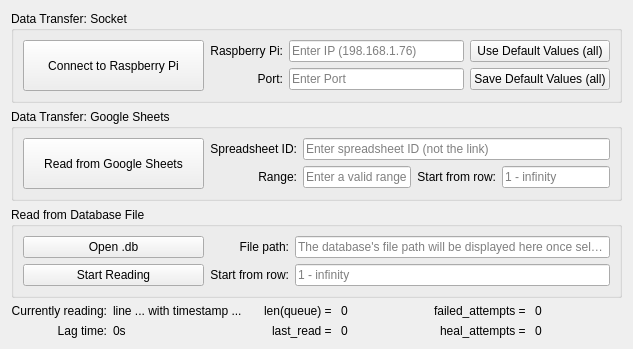
      <widget class="QWidget" name="tab_4">
       <attribute name="title">
        <string>Data Source</string>
       </attribute>
       <layout class="QVBoxLayout" name="verticalLayout_6">
        <item>
         <widget class="QGroupBox" name="groupBox_2">
          <property name="title">
           <string>Data Transfer: Socket</string>
          </property>
          <layout class="QHBoxLayout" name="horizontalLayout_4">
           <item>
            <widget class="QPushButton" name="connect_raspi_button">
             <property name="minimumSize">
              <size>
               <width>181</width>
               <height>51</height>
              </size>
             </property>
             <property name="text">
              <string>Connect to Raspberry Pi</string>
             </property>
            </widget>
           </item>
           <item>
            <layout class="QGridLayout" name="gridLayout_3">
             <item row="1" column="1">
              <widget class="QLineEdit" name="rpi_port_edit">
               <property name="placeholderText">
                <string>Enter Port</string>
               </property>
              </widget>
             </item>
             <item row="1" column="0">
              <widget class="QLabel" name="label_2">
               <property name="text">
                <string>Port:</string>
               </property>
               <property name="alignment">
                <set>Qt::AlignRight|Qt::AlignTrailing|Qt::AlignVCenter</set>
               </property>
              </widget>
             </item>
             <item row="1" column="2">
              <widget class="QPushButton" name="socket_def_save_button">
               <property name="text">
                <string>Save Default Values (all)</string>
               </property>
              </widget>
             </item>
             <item row="0" column="1">
              <widget class="QLineEdit" name="rpi_ip_edit">
               <property name="placeholderText">
                <string>Enter IP (198.168.1.76)</string>
               </property>
              </widget>
             </item>
             <item row="0" column="2">
              <widget class="QPushButton" name="socket_def_use_button">
               <property name="text">
                <string>Use Default Values (all)</string>
               </property>
              </widget>
             </item>
             <item row="0" column="0">
              <widget class="QLabel" name="label">
               <property name="text">
                <string>Raspberry Pi:</string>
               </property>
               <property name="alignment">
                <set>Qt::AlignRight|Qt::AlignTrailing|Qt::AlignVCenter</set>
               </property>
              </widget>
             </item>
            </layout>
           </item>
          </layout>
         </widget>
        </item>
        <item>
         <widget class="QGroupBox" name="groupBox_3">
          <property name="title">
           <string>Data Transfer: Google Sheets</string>
          </property>
          <layout class="QHBoxLayout" name="horizontalLayout_5">
           <item>
            <widget class="QPushButton" name="connect_gsheets_button">
             <property name="minimumSize">
              <size>
               <width>181</width>
               <height>51</height>
              </size>
             </property>
             <property name="text">
              <string>Read from Google Sheets</string>
             </property>
            </widget>
           </item>
           <item>
            <layout class="QGridLayout" name="gridLayout_4">
             <item row="1" column="0">
              <widget class="QLabel" name="label_6">
               <property name="text">
                <string>Range:</string>
               </property>
               <property name="alignment">
                <set>Qt::AlignRight|Qt::AlignTrailing|Qt::AlignVCenter</set>
               </property>
              </widget>
             </item>
             <item row="0" column="0">
              <widget class="QLabel" name="label_5">
               <property name="text">
                <string>Spreadsheet ID:</string>
               </property>
               <property name="alignment">
                <set>Qt::AlignRight|Qt::AlignTrailing|Qt::AlignVCenter</set>
               </property>
              </widget>
             </item>
             <item row="1" column="1">
              <widget class="QLineEdit" name="sheet_range_edit">
               <property name="placeholderText">
                <string>Enter a valid range</string>
               </property>
              </widget>
             </item>
             <item row="1" column="2">
              <widget class="QLabel" name="label_7">
               <property name="text">
                <string>Start from row:</string>
               </property>
               <property name="alignment">
                <set>Qt::AlignRight|Qt::AlignTrailing|Qt::AlignVCenter</set>
               </property>
              </widget>
             </item>
             <item row="1" column="3">
              <widget class="QLineEdit" name="sheet_row_edit">
               <property name="placeholderText">
                <string>1 - infinity</string>
               </property>
              </widget>
             </item>
             <item row="0" column="1" colspan="3">
              <widget class="QLineEdit" name="sheet_id_edit">
               <property name="placeholderText">
                <string>Enter spreadsheet ID (not the link)</string>
               </property>
              </widget>
             </item>
            </layout>
           </item>
          </layout>
         </widget>
        </item>
        <item>
         <widget class="QGroupBox" name="groupBox_4">
          <property name="title">
           <string>Read from Database File</string>
          </property>
          <layout class="QHBoxLayout" name="horizontalLayout_6">
           <item>
            <layout class="QVBoxLayout" name="verticalLayout_7">
             <item>
              <widget class="QPushButton" name="open_db_button">
               <property name="minimumSize">
                <size>
                 <width>181</width>
                 <height>0</height>
                </size>
               </property>
               <property name="text">
                <string>Open .db</string>
               </property>
              </widget>
             </item>
             <item>
              <widget class="QPushButton" name="connect_db_button">
               <property name="minimumSize">
                <size>
                 <width>181</width>
                 <height>0</height>
                </size>
               </property>
               <property name="text">
                <string>Start Reading</string>
               </property>
              </widget>
             </item>
            </layout>
           </item>
           <item>
            <layout class="QGridLayout" name="gridLayout_5">
             <item row="0" column="0">
              <widget class="QLabel" name="label_8">
               <property name="text">
                <string>File path:</string>
               </property>
               <property name="alignment">
                <set>Qt::AlignRight|Qt::AlignTrailing|Qt::AlignVCenter</set>
               </property>
              </widget>
             </item>
             <item row="2" column="0">
              <widget class="QLabel" name="label_10">
               <property name="text">
                <string>Start from row:</string>
               </property>
               <property name="alignment">
                <set>Qt::AlignRight|Qt::AlignTrailing|Qt::AlignVCenter</set>
               </property>
              </widget>
             </item>
             <item row="0" column="1">
              <widget class="QLineEdit" name="datapase_path_edit">
               <property name="placeholderText">
                <string>The database's file path will be displayed here once selected</string>
               </property>
              </widget>
             </item>
             <item row="2" column="1">
              <widget class="QLineEdit" name="database_row_edit">
               <property name="placeholderText">
                <string>1 - infinity</string>
               </property>
              </widget>
             </item>
            </layout>
           </item>
          </layout>
         </widget>
        </item>
        <item>
         <layout class="QGridLayout" name="gridLayout_2">
          <item row="1" column="2">
           <widget class="QLabel" name="label_15">
            <property name="text">
             <string>last_read = </string>
            </property>
            <property name="alignment">
             <set>Qt::AlignRight|Qt::AlignTrailing|Qt::AlignVCenter</set>
            </property>
           </widget>
          </item>
          <item row="0" column="4">
           <widget class="QLabel" name="label_16">
            <property name="text">
             <string>failed_attempts = </string>
            </property>
            <property name="alignment">
             <set>Qt::AlignRight|Qt::AlignTrailing|Qt::AlignVCenter</set>
            </property>
           </widget>
          </item>
          <item row="1" column="3">
           <widget class="QLabel" name="last_read_label">
            <property name="text">
             <string>0</string>
            </property>
           </widget>
          </item>
          <item row="0" column="2">
           <widget class="QLabel" name="label_14">
            <property name="text">
             <string>len(queue) = </string>
            </property>
            <property name="alignment">
             <set>Qt::AlignRight|Qt::AlignTrailing|Qt::AlignVCenter</set>
            </property>
           </widget>
          </item>
          <item row="0" column="3">
           <widget class="QLabel" name="queue_size_label">
            <property name="text">
             <string>0</string>
            </property>
           </widget>
          </item>
          <item row="0" column="0">
           <widget class="QLabel" name="label_9">
            <property name="text">
             <string>Currently reading:</string>
            </property>
            <property name="alignment">
             <set>Qt::AlignRight|Qt::AlignTrailing|Qt::AlignVCenter</set>
            </property>
           </widget>
          </item>
          <item row="1" column="1">
           <widget class="QLabel" name="lag_time_label">
            <property name="text">
             <string>0s</string>
            </property>
           </widget>
          </item>
          <item row="1" column="0">
           <widget class="QLabel" name="label_12">
            <property name="text">
             <string>Lag time:</string>
            </property>
            <property name="alignment">
             <set>Qt::AlignRight|Qt::AlignTrailing|Qt::AlignVCenter</set>
            </property>
           </widget>
          </item>
          <item row="0" column="1">
           <widget class="QLabel" name="reading_label">
            <property name="text">
             <string>line ... with timestamp ...</string>
            </property>
           </widget>
          </item>
          <item row="0" column="5">
           <widget class="QLabel" name="failed_attempts_label">
            <property name="text">
             <string>0</string>
            </property>
           </widget>
          </item>
          <item row="1" column="4">
           <widget class="QLabel" name="label_17">
            <property name="text">
             <string>heal_attempts = </string>
            </property>
            <property name="alignment">
             <set>Qt::AlignRight|Qt::AlignTrailing|Qt::AlignVCenter</set>
            </property>
           </widget>
          </item>
          <item row="1" column="5">
           <widget class="QLabel" name="heal_attempts_label">
            <property name="text">
             <string>0</string>
            </property>
           </widget>
          </item>
         </layout>
        </item>
       </layout>
      </widget>
